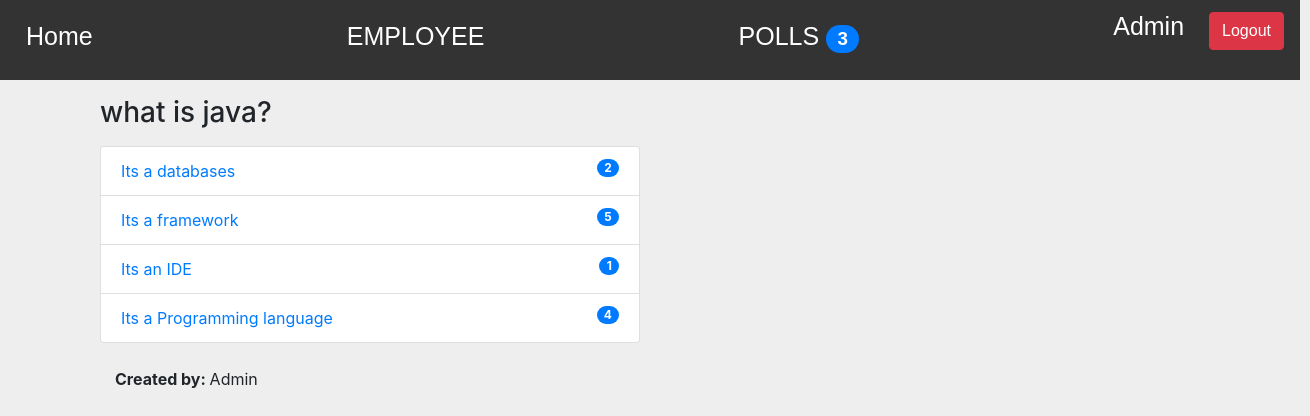
Page /poll/8/details/ (signed in) on the committed database.
### poll/models.py (models this page shows, shortened)
class Question(models.Model):
    title = models.TextField(null=True,blank=True)
    Status = models.CharField(default='inactive', max_length=10)
    created_by = models.ForeignKey(User, null=True, blank=True, on_delete=models.CASCADE)
    start_date = models.DateTimeField(null=True,blank=True)
    end_date = models.DateTimeField(null=True,blank=True)
    created_at = models.DateTimeField(auto_now_add=True)
    updated_at = models.DateTimeField(auto_now=True)
    @property
    def choices(self):
        return self.choice_set.all()

class Choice(models.Model):
    question = models.ForeignKey('poll.Question', on_delete=models.CASCADE)
    text = models.TextField(null=True, blank=True)
    created_at = models.DateTimeField(auto_now_add=True)
    updated_at = models.DateTimeField(auto_now=True)
    @property
    def votes(self):
        return self.answer_set.count()

### poll/views.py (the view)
# urls.py: path('<int:id>/details/', employee_details, name="employee_details"),
@login_required(login_url="/login/")
def details(request, id=None):
    context = {}
    try:
        question = Question.objects.get(id=id)
    except:
        raise Http404
    context['question'] = question
    return render(request, 'polls/details.html', context)

### poll/context_processors.py (called while the page is built)
def polls_count(request):
    count = Question.objects.count()
    return {"polls_count":count}

### poll/templatetags/poll_extras.py (called while the page is built)
def upper(value):
    return value.upper()

### ems/templates/polls/details.html
{% extends 'base.html' %}
{% block content %}
    <p>
        <h3>{{question.title}}</h3>
    </p>
    <div class="list-group col-md-6">
    {% for choice in question.choices %}
        <a class="list-group-item" href="{% url 'poll_vote' question.id %}">
            <span class="badge badge-pill badge-primary float-right">{{choice.votes}}</span>
             {{choice.text}}
        </a>
        {% empty %}
        <div class="list-group-item">There is no choice available for this question.</div>
        {% endfor %}
    </div>
    <br>
    <div class="col-md-12"><b>Created by: </b> {{question.created_by.first_name}}</div>
{% endblock content %}

### ems/templates/base.html (shortened to what this page needs)
{% load static %}
<html>
    <head>
        <link rel="stylesheet" href="https://maxcdn.bootstrapcdn.com/bootstrap/4.0.0/css/bootstrap.min.css">
        <link rel="stylesheet" href="{% static 'css/custom.css' %}">
    </head>
    <body>
        {% include 'header.html'  %}
        <div class="container">
            {% block content %}
            {% endblock content %}
        </div>
    </body>
</html>

### ems/templates/header.html (shortened to what this page needs)
{% load poll_extras %}
<!DOCTYPE html>
<html>
<head>
<link rel="stylesheet" href="https://cdnjs.cloudflare.com/ajax/libs/font-awesome/4.7.0/css/font-awesome.min.css">
</head>
<body>
<div class="navbar">
  <a href="#home">Home</a>
  <a href="{% url 'employee_list' %}">{{ "employee" | upper }}</a>
  <a href="{% url 'polls_list' %}">{{ "Polls" | upper }}
  <span class="badge badge-primary badge-pill">{{polls_count}}</span>
  </a>
  <div class="text-right">
  <form method="POST" action="/logout/">
		<a href="{% url 'my_profile' %}">
		<span class="mr-sm-2" style="color:white">{{request.user.first_name}}</span>
		</a>
		<input type="submit" class="btn btn-danger" value="Logout">
	</form>
  </div>
</div>
</body>
</html>

### ems/static/css/custom.css (style rules this page uses)
body { background: #eee !important; }

### ems/templates/header.html (style rules this page uses)
.navbar { background-color: #333; font-family: Arial, Helvetica, sans-serif; align-items: unset; width:1300px; height:80px; }
.navbar a { color: white; font-size: 25px; color: white; padding: 10px 10px; text-decoration: none; }

### rows in the picture
Question: title "what is java?", created_by.first_name "Admin"
Choice: votes "2", text "Its a databases"
Choice: votes "5", text "Its a framework"
Choice: votes "1", text "Its an IDE"
Choice: votes "4", text "Its a Programming language"

### other values in the picture
{{ "employee" | upper }} "EMPLOYEE"
{{ "Polls" | upper }} "POLLS"
{{ polls_count }} "3"
{{ request.user.first_name }} "Admin"
